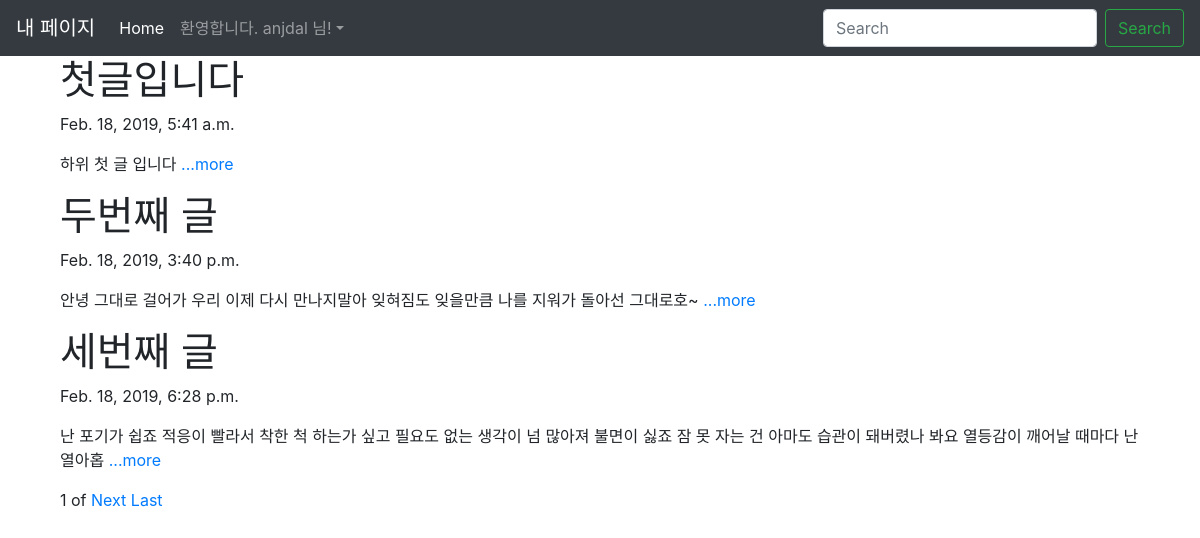
The app's page / (signed in) with its own data.
### blogapp/models.py (models this page shows, shortened)
class Blog(models.Model):
    title = models.CharField(max_length=200)
    pub_date = models.DateTimeField('date published')
    body = models.TextField()
    def summary(self):
        return self.body[:100]

### blogapp/views.py (the view)
# urls.py: 2. Add a URL to urlpatterns:  path('', views.home, name='home')
def home(request):
    blogs = Blog.objects #쿼리셋
    blog_list = Blog.objects.all()
    paginator = Paginator(blog_list,3)
    page = request.GET.get('page')
    posts = paginator.get_page(page)
    return render(request, 'home.html', {'blogs' : blogs,'posts':posts})

### blogapp/templates/home.html (shortened to what this page needs)
{% extends 'base.html' %}
{% block content %}
{% for blog in posts %}
      <div class="container">
      <h1>{{blog.title}}</h1>
      <p>{{blog.pub_date}}</p>
      <p>{{blog.summary}}<a href = "{% url 'detail' blog.id %}"> ...more</a></p>
      </div>
{%endfor%}
<div class="container">
  <span>{{posts.number}}</span>
  <span>of</span>
  {%if posts.has_next%}
  <a href="?page={{posts.next_page_number}}">Next</a>
  <a href="?page={{posts.paginator.num_pages}}">Last</a>
  {%endif%}
</div>
{% endblock %}

### blogproject/templates/base.html (shortened to what this page needs)
<head>
    <link rel="stylesheet" href="https://stackpath.bootstrapcdn.com/bootstrap/4.3.1/css/bootstrap.min.css">
</head>
<body>
    <nav class="navbar navbar-expand-lg navbar-dark bg-dark">
        <a class="navbar-brand" href="{% url 'home' %}">내 페이지</a>
        <div class="collapse navbar-collapse" id="navbarSupportedContent">
          <ul class="navbar-nav mr-auto">
            <li class="nav-item active">
              <a class="nav-link" href="#">Home <span class="sr-only">(current)</span></a>
            </li>
            {% if user.is_authenticated %}
            <li class="nav-item dropdown">
                <a class="nav-link dropdown-toggle" id="navbarDropdown" role="button" data-toggle="dropdown"
                    aria-haspopup="true" aria-expanded="false">환영합니다. {{ user.username }} 님!</a>
            </li>
            {% endif %}
          </ul>
          <form class="form-inline my-2 my-lg-0">
            <input class="form-control mr-sm-2" type="search" placeholder="Search" aria-label="Search">
            <button class="btn btn-outline-success my-2 my-sm-0" type="submit">Search</button>
          </form>
        </div>
      </nav>
      <div class="container">
        {% block content %}
        {% endblock %}
        </div>
    </body>

### records on screen
Blog: title "첫글입니다", pub_date "Feb. 18, 2019, 5:41 a.m.", summary "하위 첫 글 입니다"
Blog: title "두번째 글", pub_date "Feb. 18, 2019, 3:40 p.m.", summary "안녕 그대로 걸어가 우리 이제 다시 만나지말아 잊혀짐도 잊을만큼 나를 지워가 돌아선 그대로호~"
Blog: title "세번째 글", pub_date "Feb. 18, 2019, 6:28 p.m.", summary "난 포기가 쉽죠 적응이 빨라서 착한 척 하는가 싶고 필요도 없는 생각이 넘 많아져 불면이 싫죠 잠 못 자는 건 아마도 습관이 돼버렸나 봐요 열등감이 깨어날 때마다 난 열아홉"

### other values on screen
{{ user.username }} "anjdal"
{{ posts.number }} "1"
